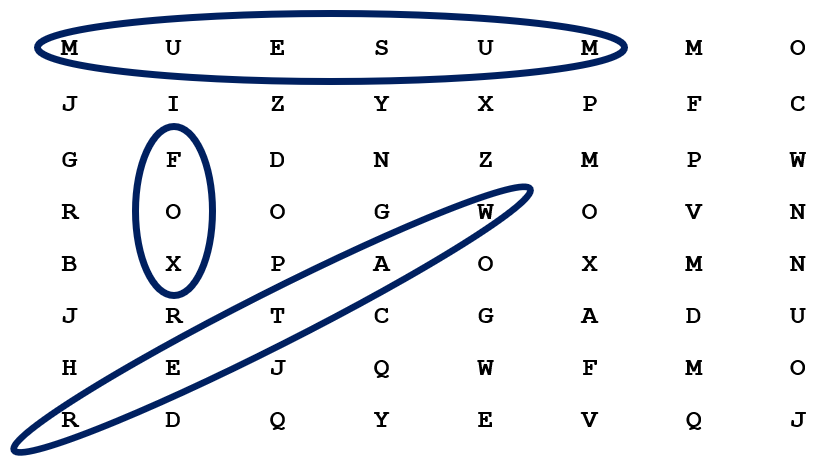
#> input picture example-8-way-crossword.png, 823 x 464 px
$ python -i OCR.py   (imports and definitions only)
#> lines starting #> are read from the running program, lines starting #| are printed output that depends on the picture; after the words box and inside, x2 and y2 are one past the last pixel; in counts of white or black regions, pixels touching at a corner belong together
import cv2
import numpy as np
import matplotlib.pyplot as plt


def preproces_image(img_path):
#> called with img_path = 'example-8-way-crossword.png'
    img_gray = cv2.imread(img_path, cv2.IMREAD_GRAYSCALE)
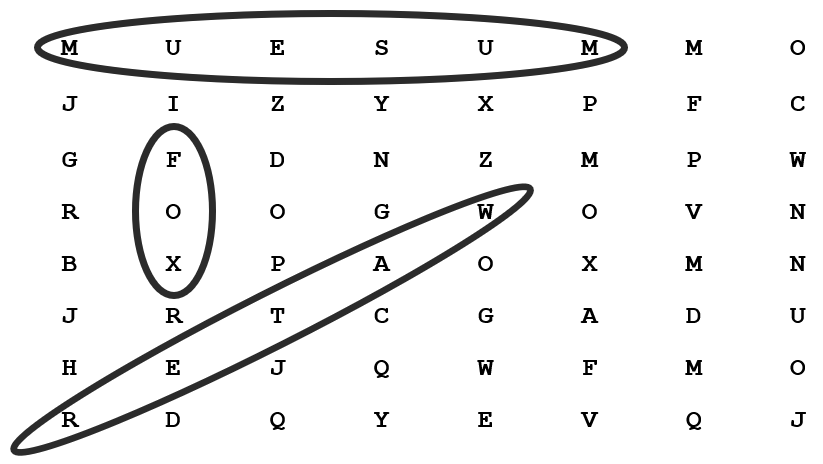
#> img_gray: shape (464, 823); min 0, max 255, mean 239.7

    def show_pic(img, gray=False):
        fig = plt.figure(figsize=(15, 15))
        ax = fig.add_subplot(111)
        if gray:
            ax.imshow(img, cmap='gray')
        else:
            ax.imshow(img)

    blurred_img = cv2.blur(img_gray, (11, 11))
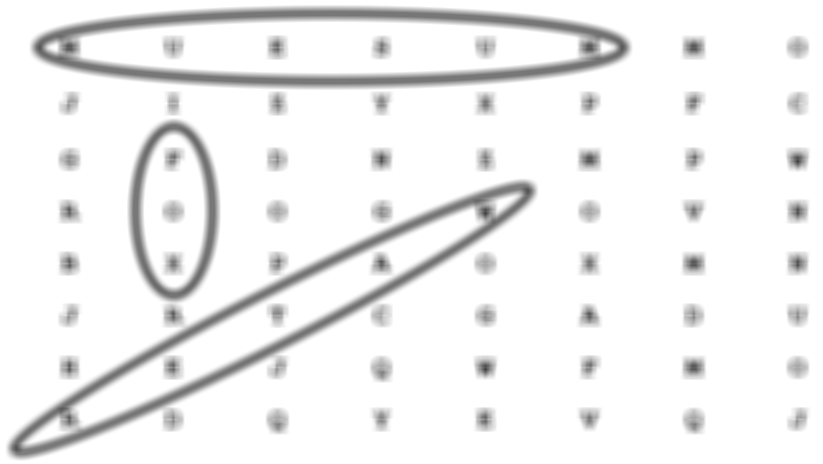
#> blurred_img: shape (464, 823); min 64, max 255, mean 239.7
    hist_equal = cv2.equalizeHist(blurred_img)
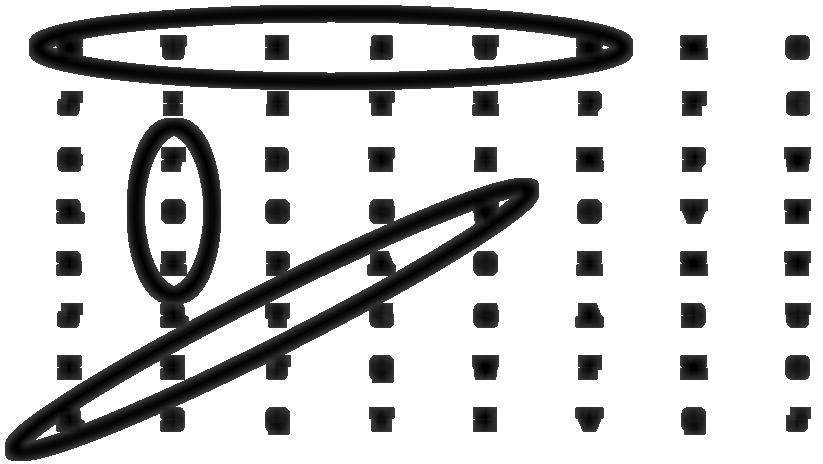
#> hist_equal: shape (464, 823); min 0, max 255, mean 201.5

    # thresh_img = cv2.bitwise_not(hist_equal) THIS OR THIS BELOW

    thresh_img = cv2.adaptiveThreshold(hist_equal, 255, cv2.ADAPTIVE_THRESH_MEAN_C, cv2.THRESH_BINARY, 25, 30)
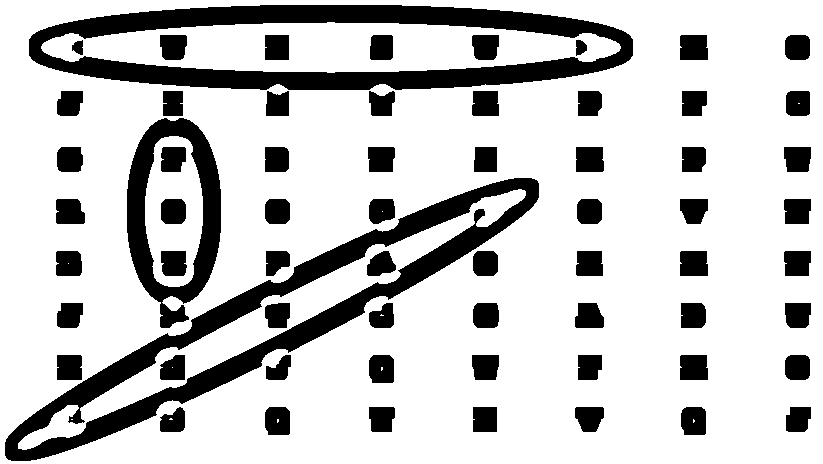
#> thresh_img: shape (464, 823); 78% white; 64 black regions, largest, box (x1, y1, x2, y2) and area: (29, 5, 633, 90) 20834, (5, 178, 539, 461) 20734, (127, 118, 221, 328) 7681

    elipse_kernel = cv2.getStructuringElement(cv2.MORPH_ELLIPSE, (3, 3))

    # morph open
    morphed_elipse = cv2.morphologyEx(thresh_img, cv2.MORPH_OPEN, elipse_kernel, iterations=8)
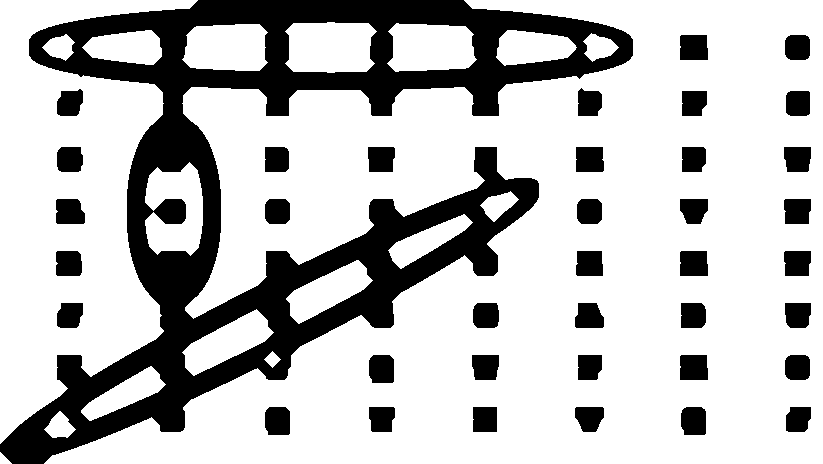
#> morphed_elipse: shape (464, 823); 74.7% white; 38 black regions, largest, box (x1, y1, x2, y2) and area: (0, 0, 633, 464) 74022, (680, 35, 708, 60) 684, (680, 251, 708, 276) 684

    # morph close
    morphed_elipse_close_inv = cv2.morphologyEx(morphed_elipse, cv2.MORPH_CLOSE, elipse_kernel, iterations=8)
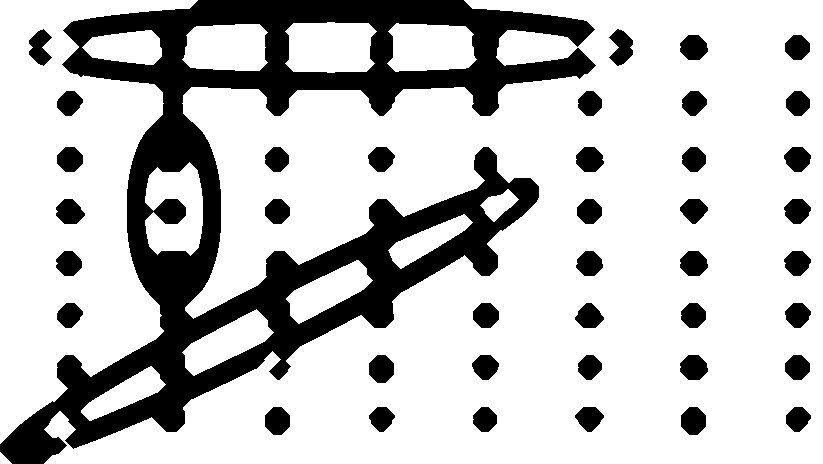
#> morphed_elipse_close_inv: shape (464, 823); 76.4% white; 40 black regions, largest, box (x1, y1, x2, y2) and area: (0, 0, 596, 464) 70773, (609, 29, 633, 66) 567, (369, 355, 394, 383) 556

    # morph erode
    # morphed_elipse_close_inv1 = cv2.morphologyEx(morphed_elipse_close_inv, cv2.MORPH_ERODE, elipse_kernel, iterations=8)

    cv2.imwrite('processed_image.jpg', morphed_elipse_close_inv)

>>> result = preproces_image('example-8-way-crossword.png')

$ run again, on work-area.png
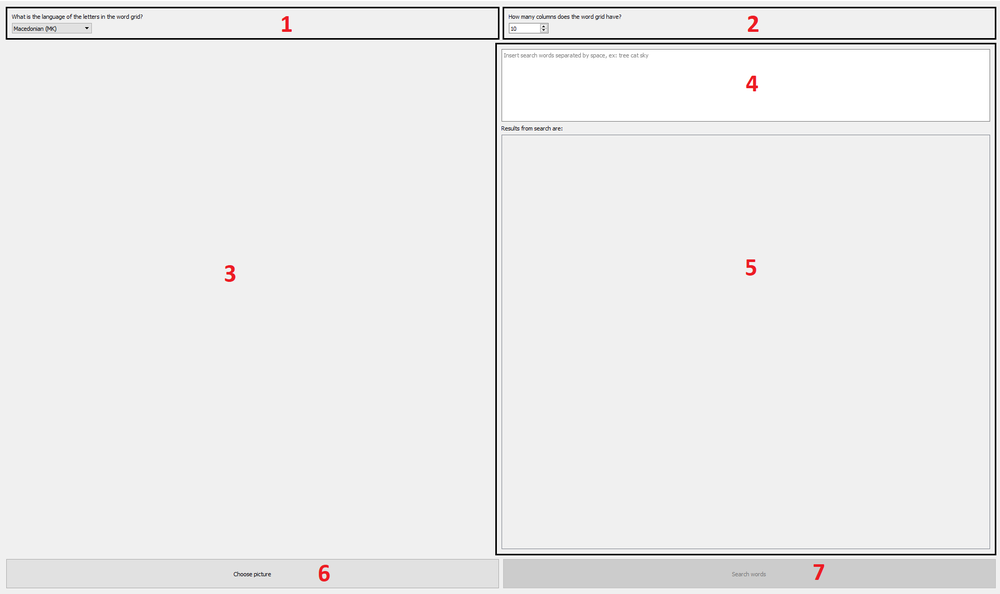
#> input picture work-area.png, 1000 x 594 px, shrunk from 1916 x 1138 before the run
#> in preproces_image, `thresh_img = cv2.adaptiveThreshold(hist_equal, 255, cv2.ADAPTIVE_THRES..`:
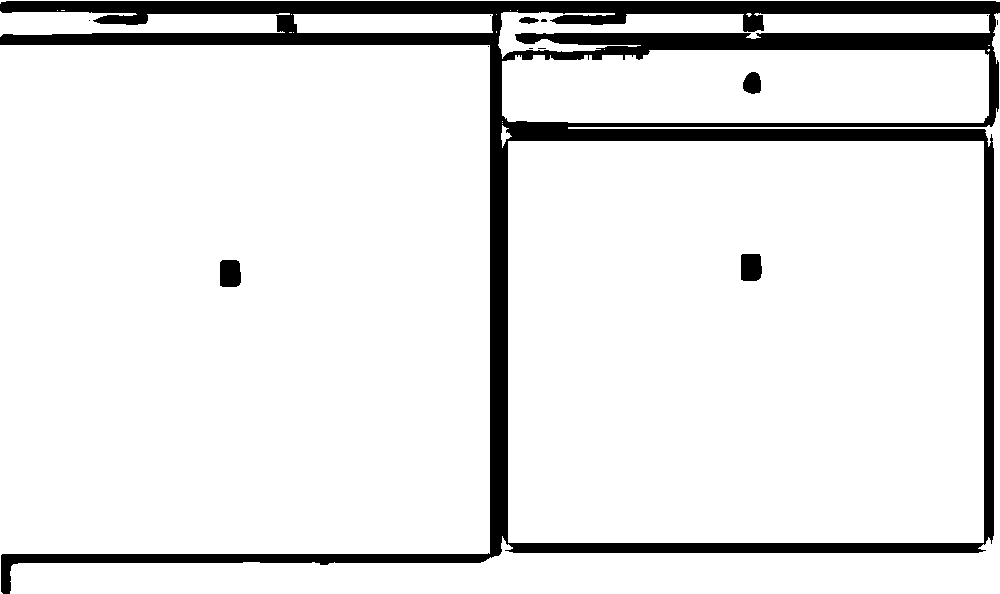
#> thresh_img: shape (594, 1000); 89.8% white; 13 black regions (8 under 20 px), largest, box (x1, y1, x2, y2) and area: (0, 1, 1000, 594) 59351, (220, 260, 241, 287) 537, (741, 254, 762, 281) 536, (743, 72, 761, 94) 319, (519, 17, 539, 24) 93
#> morphed_elipse: shape (594, 1000); 88.2% white; 4 black regions, box (x1, y1, x2, y2) and area: (0, 0, 1000, 594) 68536, (220, 260, 241, 287) 537, (741, 254, 762, 281) 536, (743, 72, 761, 94) 319
#> in preproces_image, `morphed_elipse_close_inv = cv2.morphologyEx(morphed_elipse, cv2.MORPH_..`:
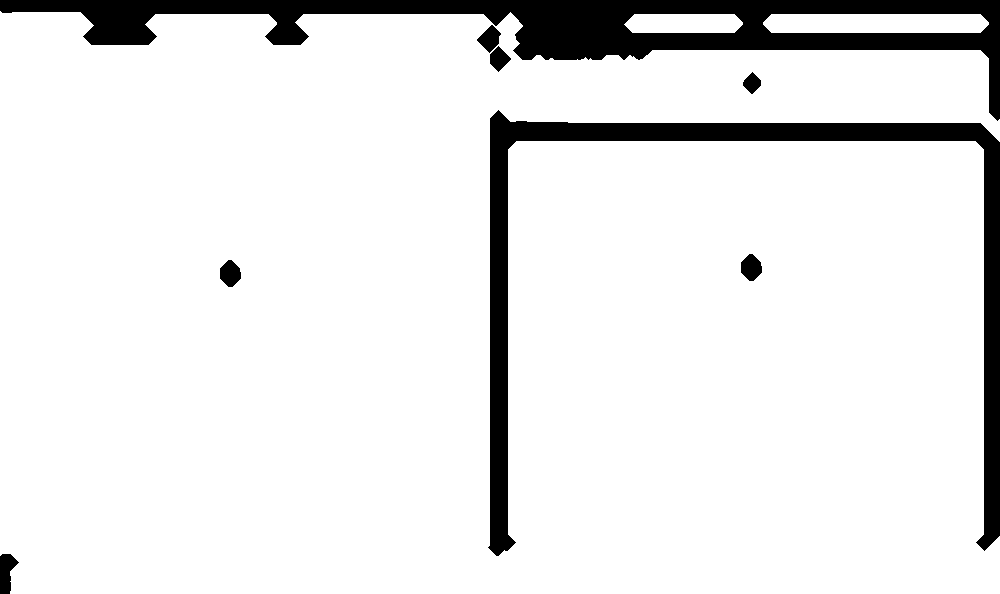
#> morphed_elipse_close_inv: shape (594, 1000); 90.7% white; 8 black regions, largest, box (x1, y1, x2, y2) and area: (0, 0, 1000, 121) 29896, (488, 110, 1000, 556) 23274, (0, 554, 19, 594) 492
